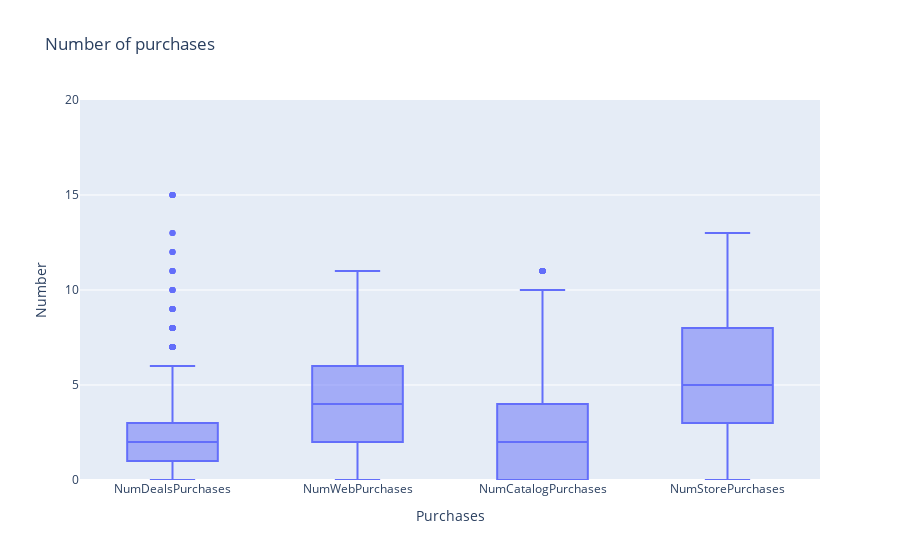

Notebook source saved alongside this figure:
### Code cell
#Statistical analysis using boxplot to get insight on Number of purchases
df_mpurchase=df_m.iloc[:,15:19]
px.box(df_mpurchase,range_y=[0,20] ,labels=dict(variable='Purchases',
                                        value='Number'),title="Number of purchases")

### Figure 1 — Plotly figure (JSON) as saved in the notebook; plotly's stock layout.template omitted (floating-point values rounded to 4 significant figures; data arrays with more than 128 entries replaced by an {"elided": "..."} marker saying what was removed)
{"data": [{"alignmentgroup": "True", "hovertemplate": "Purchases=%{x}<br>Number=%{y}<extra></extra>", "legendgroup": "", "marker": {"color": "#636efa"}, "name": "", "notched": false, "offsetgroup": "", "orientation": "v", "showlegend": false, "type": "box", "x": {"elided": "8944 str values"}, "x0": " ", "xaxis": "x", "y": {"elided": "8944 int values"}, "y0": " ", "yaxis": "y"}], "layout": {"boxmode": "group", "legend": {"tracegroupgap": 0}, "title": {"text": "Number of purchases"}, "xaxis": {"anchor": "y", "domain": [0, 1], "title": {"text": "Purchases"}}, "yaxis": {"anchor": "x", "domain": [0, 1], "range": [0, 20], "title": {"text": "Number"}}}}
